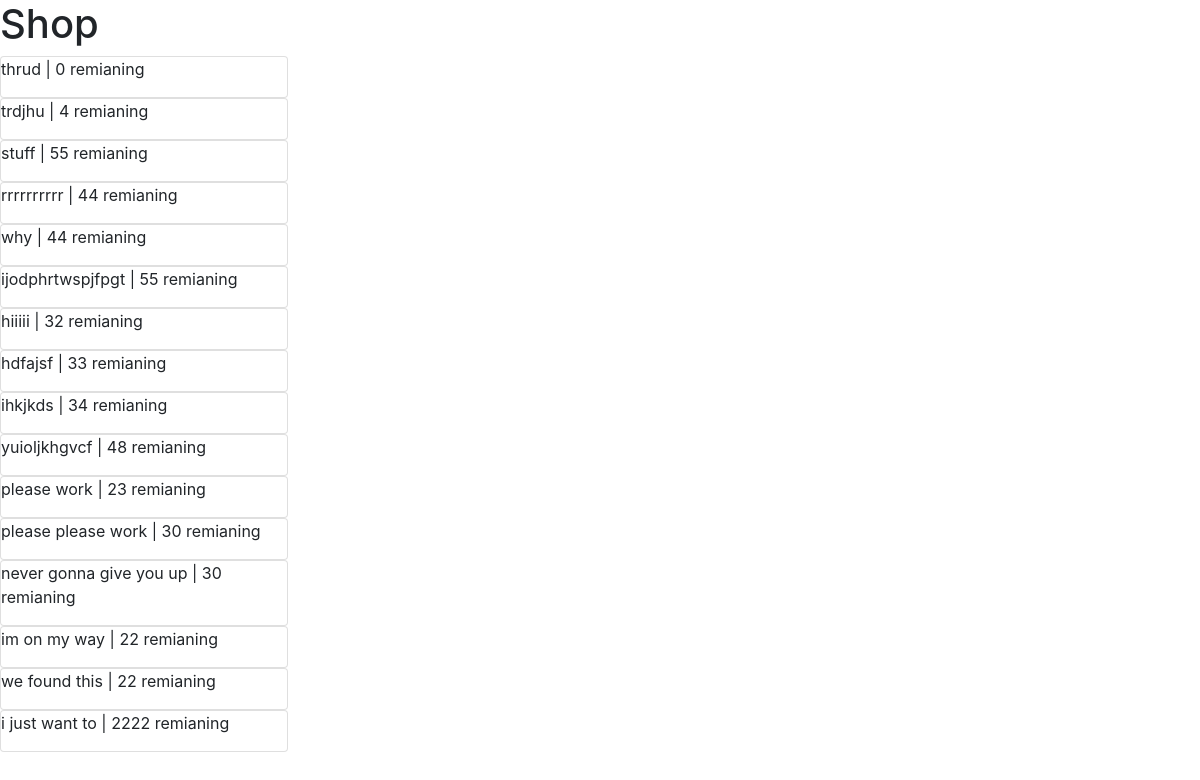
Page /views on the earlier database version.
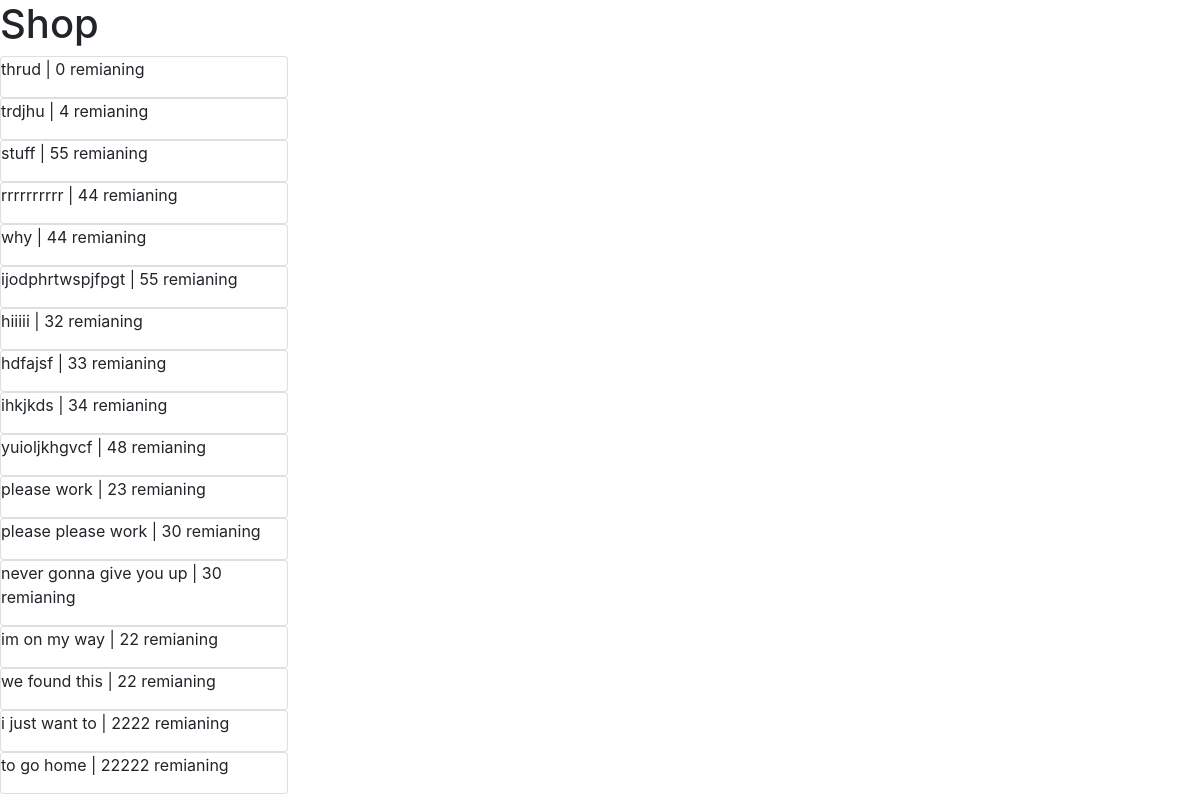
Same page on the later database version.
### app.py (models this page shows)
class Category(db.Model):
    id = db.Column(db.Integer, primary_key=True)
    name = db.Column(db.String(150), unique=True)
    items = db.Column(db.Integer, db.ForeignKey('item.id'))
    stock = db.Column(db.Integer)
    user_id = db.Column(db.Integer, db.ForeignKey('user.id'))
    rating = db.Column(db.Float, default=4.5)
    price = db.Column(db.Float)

### app.py (the view)
@app.route("/views")
def views():
    categories = Category.query.order_by(Category.rating)
    return render_template("views.html", categories=categories)

### templates/views.html
<body>
    <link rel="stylesheet" href="https://stackpath.bootstrapcdn.com/bootstrap/4.3.1/css/bootstrap.min.css">
    <h1>Shop</h1>
    {% for c in categories%}
        <div class="card" style="width: 18rem;">
            <p>{{c.name}} | {{c.stock}} remianing</p>
        </div>
    {% endfor %}
</body>

Differences in the rows shown:
added Category: name "to go home", stock "22222"
